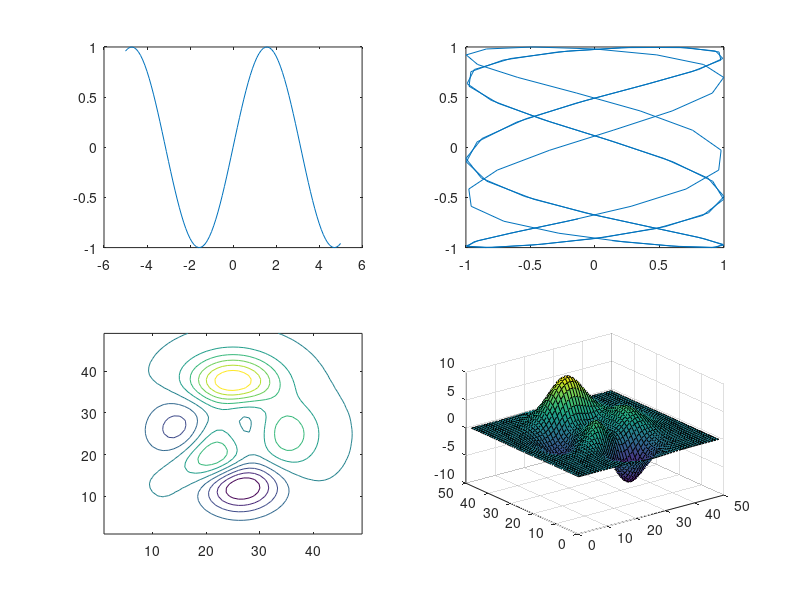

Reproduce this figure in MATLAB.
x=-5:0.1:5;
subplot(2,2,1);plot(x,sin(x));
subplot(2,2,2);plot(sin(5*x),cos(2*x+0.2));
subplot(2,2,3);contour(peaks)
subplot(2,2,4);surf(peaks)